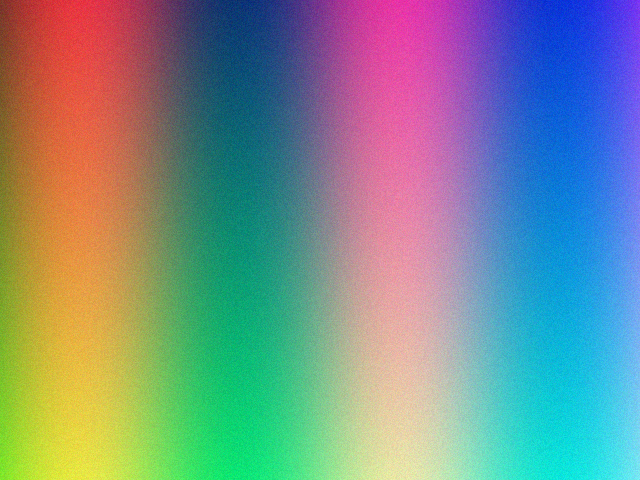
#> input picture assets/examples/sample_gradient.png, 640 x 480 px
$ python -i image_processor.py   (imports and definitions only)
#> lines starting #> are read from the running program, lines starting #| are printed output that depends on the picture
#> further down, picture is the input picture: shape (480, 640, 3); mean B, G, R 141.5, 141.5, 121.5
"""OpenCV 图像预处理与经典特征提取模块。

职责：
- 图像读取、缩放、去噪、灰度化
- Canny 边缘特征提取
- 颜色直方图特征计算
- 可视化结果保存

设计说明：
- OpenCV（cv2）在模块导入时尝试加载；若未安装，则以 PIL/numpy 路径
  提供读取与缩放等基础能力的降级实现，保证轻量功能可用。
- 本模块不依赖任何深度学习框架。
"""

from __future__ import annotations

from pathlib import Path
from typing import Dict, List, Optional, Tuple, Union

import numpy as np

try:  # OpenCV 为可选依赖：无 GUI 环境可安装 opencv-python-headless
    import cv2

    _HAS_CV2 = True
except ImportError:  # pragma: no cover - 取决于运行环境
    cv2 = None  # type: ignore[assignment]
    _HAS_CV2 = False

# 图像数组的统一类型约定：H x W x C，**始终为 RGB**。
# cv2 读入的 BGR 会在 load() 出口统一转为 RGB，下游模块无需关心通道序；
# save() 在调用 cv2.imwrite 前内部转回 BGR，对外不暴露该差异。
ImageArray = np.ndarray
PathLike = Union[str, Path]


class ImageProcessor:
    """图像预处理器：封装 OpenCV 常用操作，支持特征提取与可视化。

    Attributes:
        has_cv2: 当前环境是否可用 OpenCV。
    """

    def __init__(self) -> None:
        self.has_cv2: bool = _HAS_CV2

    # ------------------------------------------------------------------
    # 读取与保存
    # ------------------------------------------------------------------
    # [52 lines left out: functions load, save, not called in this run]

    # ------------------------------------------------------------------
    # 基础预处理
    # ------------------------------------------------------------------
    def resize(self, image: ImageArray, max_side: int = 512) -> ImageArray:
        """等比例缩放图像，使最长边不超过 ``max_side``。

        Args:
            image: 输入图像。
            max_side: 最长边像素上限；<=0 时返回原图。

        Returns:
            缩放后的图像（若原图已满足约束则返回副本）。
        """
#> called with max_side = 512
        if max_side <= 0:
            return image.copy()
        h, w = image.shape[:2]
#> h = 480; w = 640
        if h == 0 or w == 0:
            raise ValueError("无法缩放空图像")
        scale = max_side / max(h, w)
#> scale = 0.8
        if scale >= 1.0:
            return image.copy()
        new_size = (max(1, int(w * scale)), max(1, int(h * scale)))
#> new_size = (512, 384)
        if self.has_cv2:
            return cv2.resize(image, new_size, interpolation=cv2.INTER_AREA)
        from PIL import Image

        pil_img = Image.fromarray(image)
        return np.asarray(pil_img.resize(new_size, Image.BILINEAR))

    def to_gray(self, image: ImageArray) -> ImageArray:
        """转换为灰度图。

        Args:
            image: HxWx3 彩色图像。

        Returns:
            HxW 单通道灰度数组。
        """
        if image.ndim == 2:
            return image
        if self.has_cv2:
            code = cv2.COLOR_RGB2GRAY  # 内部数组统一为 RGB
            return cv2.cvtColor(image, code)
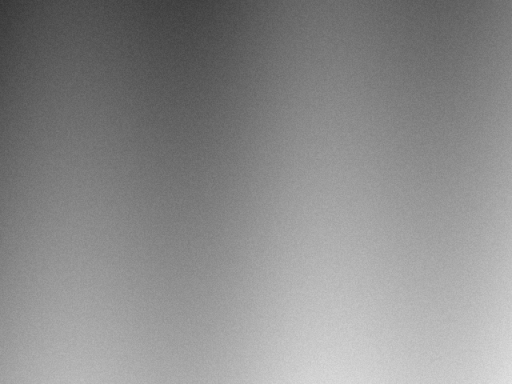
#> returned value: shape (384, 512); min 52, max 228, mean 139.2
        # 降级路径：标准亮度加权公式
        r, g, b = image[..., 0], image[..., 1], image[..., 2]
        return (0.299 * r + 0.587 * g + 0.114 * b).astype(np.uint8)

    # [16 lines left out: function denoise, not called in this run]

    # ------------------------------------------------------------------
    # 特征提取
    # ------------------------------------------------------------------
    def extract_edges(self, image: ImageArray, low: int = 80, high: int = 160) -> ImageArray:
        """提取 Canny 边缘特征。

        Args:
            image: 输入图像（彩色或灰度）。
            low: Canny 低阈值。
            high: Canny 高阈值。

        Returns:
            二值边缘图（0/255）。
        """
#> called with low = 80, high = 160
        gray = self.to_gray(image)
        if self.has_cv2:
            blurred = cv2.GaussianBlur(gray, (3, 3), 0)
            return cv2.Canny(blurred, low, high)
#> returned value: shape (384, 512); every value is 0
        # 降级路径：Sobel 梯度幅值 + 阈值
        gx = self._convolve3x3(gray.astype(np.float32), np.array([[-1, 0, 1], [-2, 0, 2], [-1, 0, 1]], np.float32))
        gy = self._convolve3x3(gray.astype(np.float32), np.array([[-1, -2, -1], [0, 0, 0], [1, 2, 1]], np.float32))
        mag = np.hypot(gx, gy)
        return ((mag > low) * 255).astype(np.uint8)

    # [21 lines left out: function color_histogram, not called in this run]

    def edge_density(self, edges: ImageArray) -> float:
        """计算边缘密度（边缘像素占比），可作为图像复杂度特征。

        Args:
            edges: 二值边缘图。

        Returns:
            0~1 之间的浮点数。
        """
        if edges.size == 0:
            return 0.0
        return float(np.count_nonzero(edges) / edges.size)

    # ------------------------------------------------------------------
    # 可视化
    # ------------------------------------------------------------------
    def make_feature_panel(
        self,
        image: ImageArray,
        max_side: int = 512,
    ) -> Tuple[ImageArray, Dict[str, float]]:
        """生成「原图 | 灰度 | 边缘」三联可视化面板及特征摘要。

        Args:
            image: 输入图像。
            max_side: 面板中每张子图的最长边。

        Returns:
            (面板图像, 特征摘要字典)，摘要含边缘密度与尺寸信息。
        """
        resized = self.resize(image, max_side)
        gray = self.to_gray(resized)
        edges = self.extract_edges(resized)
        gray_bgr = np.stack([gray] * 3, axis=-1)
        edges_bgr = np.stack([edges] * 3, axis=-1)
#> edges_bgr: shape (384, 512, 3); every value is 0
        panel = np.concatenate([resized, gray_bgr, edges_bgr], axis=1)
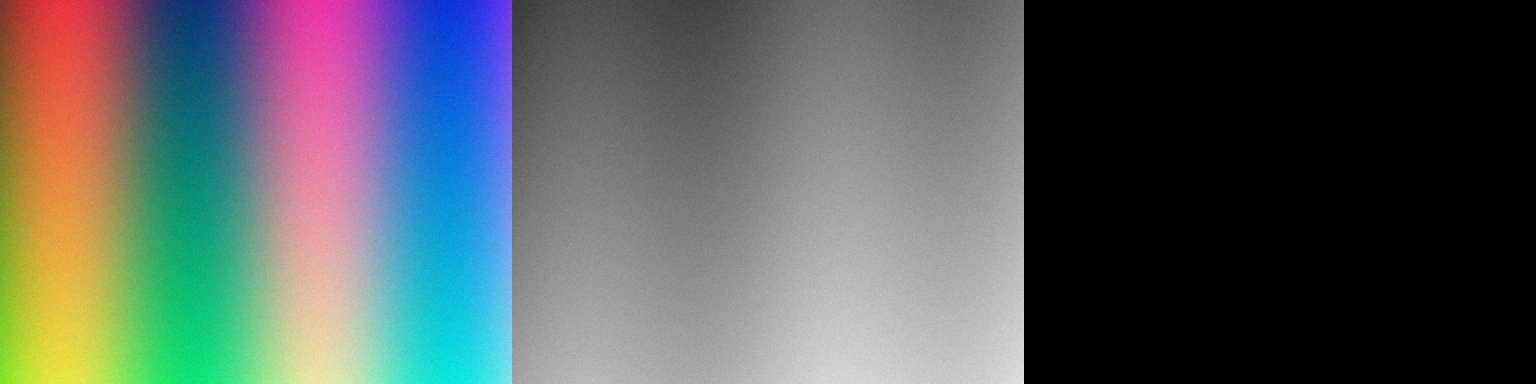
#> panel: shape (384, 1536, 3); mean B, G, R 93.6, 93.6, 86.9
        summary = {
            "height": float(image.shape[0]),
            "width": float(image.shape[1]),
            "edge_density": self.edge_density(edges),
        }
#> summary = {'height': 480, 'width': 640, 'edge_density': 0}
        return panel, summary

    # ------------------------------------------------------------------
    # 内部工具
    # ------------------------------------------------------------------
    # [24 lines left out: function _convolve3x3, not called in this run]

>>> import cv2
>>> picture = cv2.imread('../../assets/examples/sample_gradient.png')
>>> result = ImageProcessor().make_feature_panel(picture)
